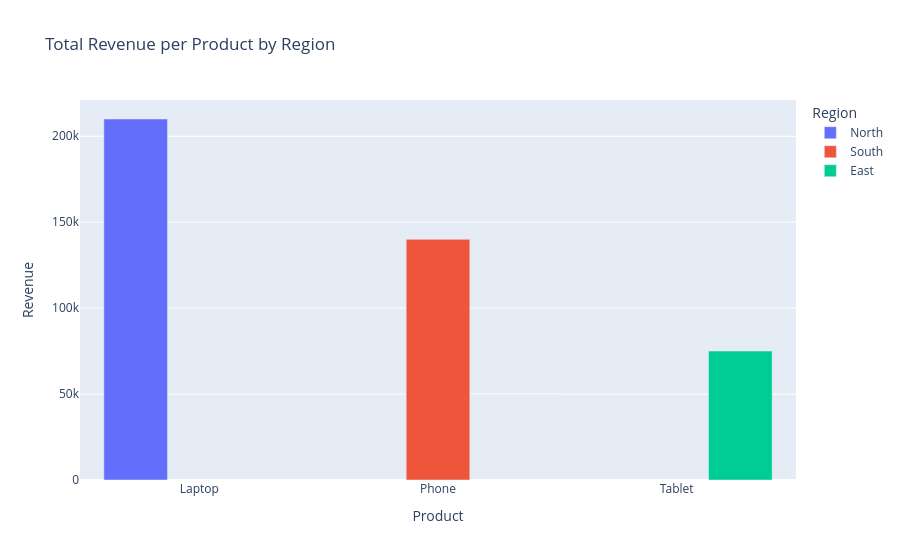

Notebook code cell kept with this figure:
### Code cell
# grouped = df.groupby(["Product", "Region"], as_index=False).agg({
#     "Revenue": "sum",
#     "UnitSold": "sum"
# })
grouped = df.groupby(['Product','Region'],as_index=False)[['Revenue','UnitSold']].sum()

# 🔹 Create grouped bar chart
fig = px.bar(
    grouped,
    x="Product",
    y="Revenue",
    color="Region",           # grouped bars
    barmode="group",          # side-by-side bars
    hover_data=["UnitSold"], # hover info
    title="Total Revenue per Product by Region"
)

fig.show()

### Figure 1 — Plotly figure (JSON) as saved in the notebook; plotly's stock layout.template omitted (floating-point values rounded to 4 significant figures)
{"data": [{"alignmentgroup": "True", "customdata": [[80]], "hovertemplate": "Region=North<br>Product=%{x}<br>Revenue=%{y}<br>UnitSold=%{customdata[0]}<extra></extra>", "legendgroup": "North", "marker": {"color": "#636efa", "pattern": {"shape": ""}}, "name": "North", "offsetgroup": "North", "orientation": "v", "showlegend": true, "textposition": "auto", "type": "bar", "x": ["Laptop"], "xaxis": "x", "y": [210000], "yaxis": "y"}, {"alignmentgroup": "True", "customdata": [[65]], "hovertemplate": "Region=South<br>Product=%{x}<br>Revenue=%{y}<br>UnitSold=%{customdata[0]}<extra></extra>", "legendgroup": "South", "marker": {"color": "#EF553B", "pattern": {"shape": ""}}, "name": "South", "offsetgroup": "South", "orientation": "v", "showlegend": true, "textposition": "auto", "type": "bar", "x": ["Phone"], "xaxis": "x", "y": [140000], "yaxis": "y"}, {"alignmentgroup": "True", "customdata": [[25]], "hovertemplate": "Region=East<br>Product=%{x}<br>Revenue=%{y}<br>UnitSold=%{customdata[0]}<extra></extra>", "legendgroup": "East", "marker": {"color": "#00cc96", "pattern": {"shape": ""}}, "name": "East", "offsetgroup": "East", "orientation": "v", "showlegend": true, "textposition": "auto", "type": "bar", "x": ["Tablet"], "xaxis": "x", "y": [75000], "yaxis": "y"}], "layout": {"barmode": "group", "legend": {"title": {"text": "Region"}, "tracegroupgap": 0}, "title": {"text": "Total Revenue per Product by Region"}, "xaxis": {"anchor": "y", "domain": [0, 1], "title": {"text": "Product"}}, "yaxis": {"anchor": "x", "domain": [0, 1], "title": {"text": "Revenue"}}}}
